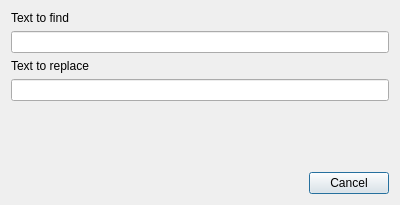
<?xml version="1.0" encoding="UTF-8"?>
<ui version="4.0">
 <class>ReplaceDialog</class>
 <widget class="QDialog" name="ReplaceDialog">
  <property name="geometry">
   <rect>
    <x>0</x>
    <y>0</y>
    <width>400</width>
    <height>205</height>
   </rect>
  </property>
  <property name="windowTitle">
   <string>Dialog</string>
  </property>
  <layout class="QVBoxLayout" name="verticalLayout">
   <item>
    <widget class="QLabel" name="label">
     <property name="text">
      <string>Text to find</string>
     </property>
    </widget>
   </item>
   <item>
    <widget class="QLineEdit" name="txtFind"/>
   </item>
   <item>
    <widget class="QLabel" name="label_2">
     <property name="text">
      <string>Text to replace</string>
     </property>
    </widget>
   </item>
   <item>
    <widget class="QLineEdit" name="txtReplace"/>
   </item>
   <item>
    <spacer name="verticalSpacer">
     <property name="orientation">
      <enum>Qt::Vertical</enum>
     </property>
     <property name="sizeHint" stdset="0">
      <size>
       <width>20</width>
       <height>40</height>
      </size>
     </property>
    </spacer>
   </item>
   <item>
    <widget class="QDialogButtonBox" name="buttonBox">
     <property name="orientation">
      <enum>Qt::Horizontal</enum>
     </property>
     <property name="standardButtons">
      <set>QDialogButtonBox::Cancel</set>
     </property>
    </widget>
   </item>
  </layout>
 </widget>
 <resources/>
 <connections>
  <connection>
   <sender>buttonBox</sender>
   <signal>accepted()</signal>
   <receiver>ReplaceDialog</receiver>
   <slot>accept()</slot>
   <hints>
    <hint type="sourcelabel">
     <x>248</x>
     <y>254</y>
    </hint>
    <hint type="destinationlabel">
     <x>157</x>
     <y>274</y>
    </hint>
   </hints>
  </connection>
  <connection>
   <sender>buttonBox</sender>
   <signal>rejected()</signal>
   <receiver>ReplaceDialog</receiver>
   <slot>reject()</slot>
   <hints>
    <hint type="sourcelabel">
     <x>316</x>
     <y>260</y>
    </hint>
    <hint type="destinationlabel">
     <x>286</x>
     <y>274</y>
    </hint>
   </hints>
  </connection>
 </connections>
</ui>
